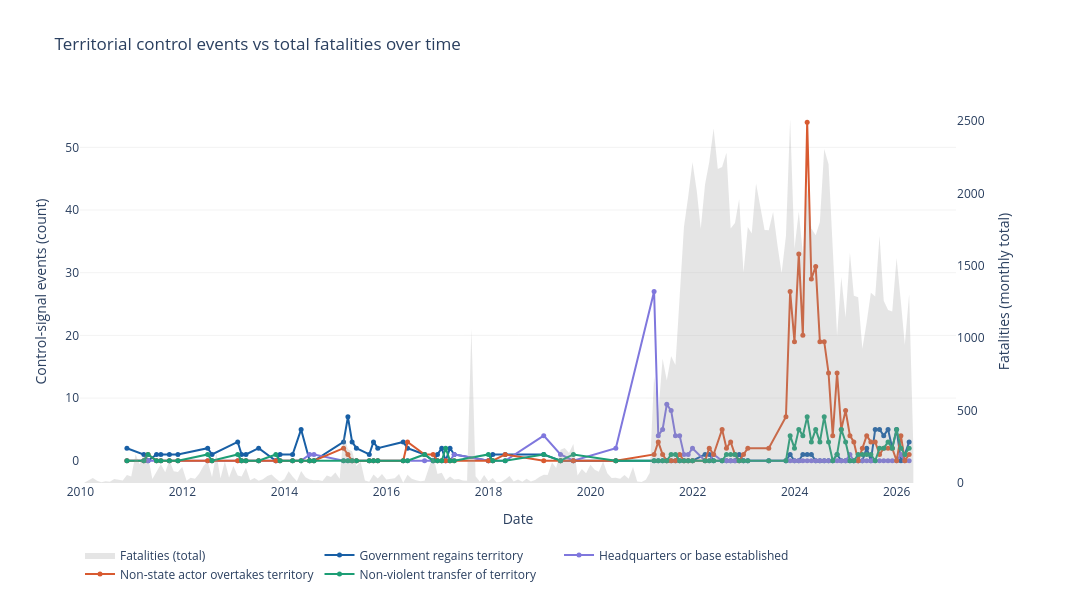

Here is the notebook cell this chart was saved with:
### Code cell
import plotly.graph_objects as go
from plotly.subplots import make_subplots
import pandas as pd

# Make sure event_date is datetime
df['event_date'] = pd.to_datetime(df['event_date'])

# ---------- Aggregate monthly ----------
# Total fatalities per month (the background layer)
monthly_fatalities = (
    df.groupby(pd.Grouper(key='event_date', freq='ME'))['fatalities']
      .sum()
)

# Control-signal sub-events per month, broken out by sub_event_type (the foreground lines)
monthly_control = (
    df[df['is_control_signal']]
      .groupby([pd.Grouper(key='event_date', freq='ME'), 'sub_event_type'])
      .size()
      .unstack(fill_value=0)
)

# ---------- Plot with dual y-axes ----------
fig = make_subplots(specs=[[{"secondary_y": True}]])

# Background: fatalities as translucent filled area
fig.add_trace(
    go.Scatter(
        x=monthly_fatalities.index,
        y=monthly_fatalities.values,
        name='Fatalities (total)',
        fill='tozeroy',
        line=dict(color='rgba(150, 150, 150, 0.4)', width=0),
        fillcolor='rgba(150, 150, 150, 0.25)',
        hovertemplate='%{x|%b %Y}<br>Fatalities: %{y:,}<extra></extra>'
    ),
    secondary_y=True
)

# Foreground: one line per control-signal sub_event_type
control_colors = {
    'Non-state actor overtakes territory': '#D85A30',
    'Government regains territory': '#185FA5',
    'Non-violent transfer of territory': '#1D9E75',
    'Headquarters or base established': '#7F77DD'
}

for sub_event in monthly_control.columns:
    fig.add_trace(
        go.Scatter(
            x=monthly_control.index,
            y=monthly_control[sub_event],
            name=sub_event,
            mode='lines+markers',
            line=dict(color=control_colors.get(sub_event, '#444'), width=2),
            marker=dict(size=5),
            hovertemplate='%{x|%b %Y}<br>' + sub_event + ': %{y}<extra></extra>'
        ),
        secondary_y=False
    )

fig.update_layout(
    title='Territorial control events vs total fatalities over time',
    hovermode='x unified',
    width=1300, height=600,
    legend=dict(orientation='h', y=-0.15),
    plot_bgcolor='white'
)
fig.update_yaxes(title_text='Control-signal events (count)', secondary_y=False, showgrid=True, gridcolor='rgba(0,0,0,0.05)')
fig.update_yaxes(title_text='Fatalities (monthly total)', secondary_y=True, showgrid=False)
fig.update_xaxes(title_text='Date', showgrid=False)

fig.show()
